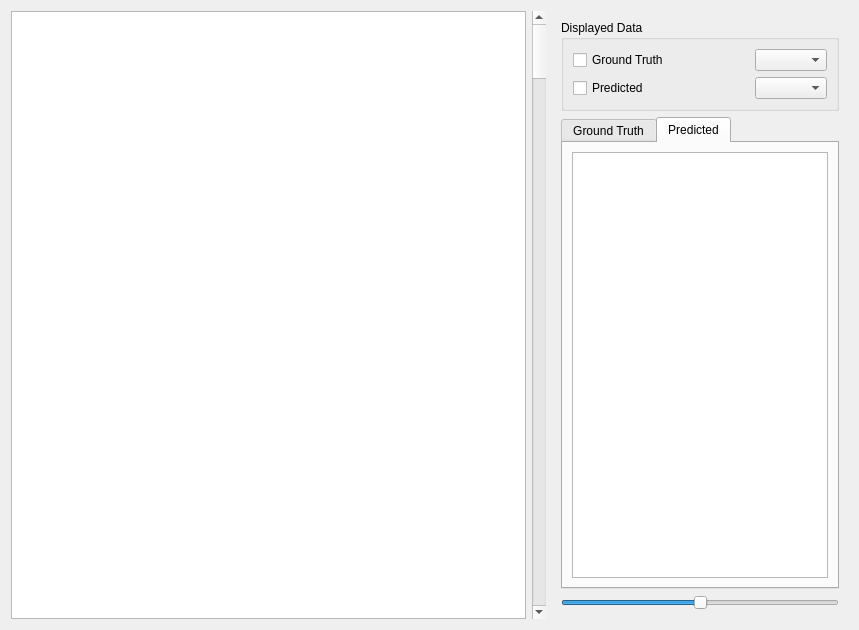
<?xml version="1.0" encoding="UTF-8"?>
<ui version="4.0">
 <class>data_inspection_widget</class>
 <widget class="QWidget" name="data_inspection_widget">
  <property name="geometry">
   <rect>
    <x>0</x>
    <y>0</y>
    <width>859</width>
    <height>630</height>
   </rect>
  </property>
  <property name="windowTitle">
   <string>Form</string>
  </property>
  <layout class="QHBoxLayout" name="horizontalLayout">
   <item>
    <layout class="QHBoxLayout" name="main_layout">
     <item>
      <widget class="QGraphicsView" name="image_graphics_view"/>
     </item>
     <item>
      <widget class="QScrollBar" name="image_slider">
       <property name="sizePolicy">
        <sizepolicy hsizetype="Fixed" vsizetype="MinimumExpanding">
         <horstretch>0</horstretch>
         <verstretch>0</verstretch>
        </sizepolicy>
       </property>
       <property name="toolTip">
        <string>Scroll through images</string>
       </property>
       <property name="orientation">
        <enum>Qt::Vertical</enum>
       </property>
       <property name="invertedAppearance">
        <bool>false</bool>
       </property>
      </widget>
     </item>
     <item>
      <widget class="QWidget" name="control_panel_widget" native="true">
       <property name="sizePolicy">
        <sizepolicy hsizetype="Maximum" vsizetype="Preferred">
         <horstretch>0</horstretch>
         <verstretch>0</verstretch>
        </sizepolicy>
       </property>
       <layout class="QVBoxLayout" name="verticalLayout">
        <item>
         <widget class="QGroupBox" name="data_display_groupbox">
          <property name="sizePolicy">
           <sizepolicy hsizetype="Preferred" vsizetype="Preferred">
            <horstretch>0</horstretch>
            <verstretch>0</verstretch>
           </sizepolicy>
          </property>
          <property name="title">
           <string>Displayed Data</string>
          </property>
          <property name="flat">
           <bool>false</bool>
          </property>
          <layout class="QGridLayout" name="gridLayout">
           <item row="0" column="1">
            <widget class="QComboBox" name="ground_truth_combobox">
             <property name="sizePolicy">
              <sizepolicy hsizetype="Maximum" vsizetype="Fixed">
               <horstretch>0</horstretch>
               <verstretch>0</verstretch>
              </sizepolicy>
             </property>
             <property name="toolTip">
              <string>Select ground truth marker</string>
             </property>
            </widget>
           </item>
           <item row="0" column="0">
            <widget class="QCheckBox" name="ground_truth_checkbox">
             <property name="sizePolicy">
              <sizepolicy hsizetype="Preferred" vsizetype="Fixed">
               <horstretch>0</horstretch>
               <verstretch>0</verstretch>
              </sizepolicy>
             </property>
             <property name="toolTip">
              <string>Show ground truth data</string>
             </property>
             <property name="text">
              <string>Ground Truth</string>
             </property>
            </widget>
           </item>
           <item row="1" column="0">
            <widget class="QCheckBox" name="predicted_checkbox">
             <property name="sizePolicy">
              <sizepolicy hsizetype="Preferred" vsizetype="Fixed">
               <horstretch>0</horstretch>
               <verstretch>0</verstretch>
              </sizepolicy>
             </property>
             <property name="toolTip">
              <string>Show predicted data</string>
             </property>
             <property name="text">
              <string>Predicted</string>
             </property>
            </widget>
           </item>
           <item row="1" column="1">
            <widget class="QComboBox" name="predicted_combobox">
             <property name="sizePolicy">
              <sizepolicy hsizetype="Maximum" vsizetype="Fixed">
               <horstretch>0</horstretch>
               <verstretch>0</verstretch>
              </sizepolicy>
             </property>
             <property name="toolTip">
              <string>Select predicted marker</string>
             </property>
            </widget>
           </item>
          </layout>
         </widget>
        </item>
        <item>
         <widget class="QTabWidget" name="table_tab_widget">
          <property name="sizePolicy">
           <sizepolicy hsizetype="Preferred" vsizetype="Expanding">
            <horstretch>0</horstretch>
            <verstretch>0</verstretch>
           </sizepolicy>
          </property>
          <property name="currentIndex">
           <number>1</number>
          </property>
          <widget class="QWidget" name="ground_truth_tab">
           <attribute name="title">
            <string>Ground Truth</string>
           </attribute>
           <layout class="QVBoxLayout" name="verticalLayout_2">
            <item>
             <widget class="QTableView" name="ground_truth_table_view">
              <property name="sizePolicy">
               <sizepolicy hsizetype="Preferred" vsizetype="Expanding">
                <horstretch>0</horstretch>
                <verstretch>0</verstretch>
               </sizepolicy>
              </property>
              <property name="mouseTracking">
               <bool>true</bool>
              </property>
              <property name="editTriggers">
               <set>QAbstractItemView::NoEditTriggers</set>
              </property>
              <property name="selectionMode">
               <enum>QAbstractItemView::ExtendedSelection</enum>
              </property>
              <property name="selectionBehavior">
               <enum>QAbstractItemView::SelectRows</enum>
              </property>
              <attribute name="horizontalHeaderCascadingSectionResizes">
               <bool>false</bool>
              </attribute>
             </widget>
            </item>
           </layout>
          </widget>
          <widget class="QWidget" name="predicted_tab">
           <attribute name="title">
            <string>Predicted</string>
           </attribute>
           <layout class="QVBoxLayout" name="verticalLayout_3">
            <item>
             <widget class="QTableWidget" name="predicted_table_view">
              <property name="sizePolicy">
               <sizepolicy hsizetype="Preferred" vsizetype="Expanding">
                <horstretch>0</horstretch>
                <verstretch>0</verstretch>
               </sizepolicy>
              </property>
              <property name="editTriggers">
               <set>QAbstractItemView::NoEditTriggers</set>
              </property>
              <property name="selectionBehavior">
               <enum>QAbstractItemView::SelectRows</enum>
              </property>
             </widget>
            </item>
           </layout>
          </widget>
         </widget>
        </item>
        <item>
         <widget class="QSlider" name="probability_slider">
          <property name="toolTip">
           <string>Set probability</string>
          </property>
          <property name="autoFillBackground">
           <bool>false</bool>
          </property>
          <property name="maximum">
           <number>100</number>
          </property>
          <property name="sliderPosition">
           <number>50</number>
          </property>
          <property name="orientation">
           <enum>Qt::Horizontal</enum>
          </property>
          <property name="tickPosition">
           <enum>QSlider::NoTicks</enum>
          </property>
         </widget>
        </item>
       </layout>
      </widget>
     </item>
    </layout>
   </item>
  </layout>
 </widget>
 <resources/>
 <connections/>
</ui>
